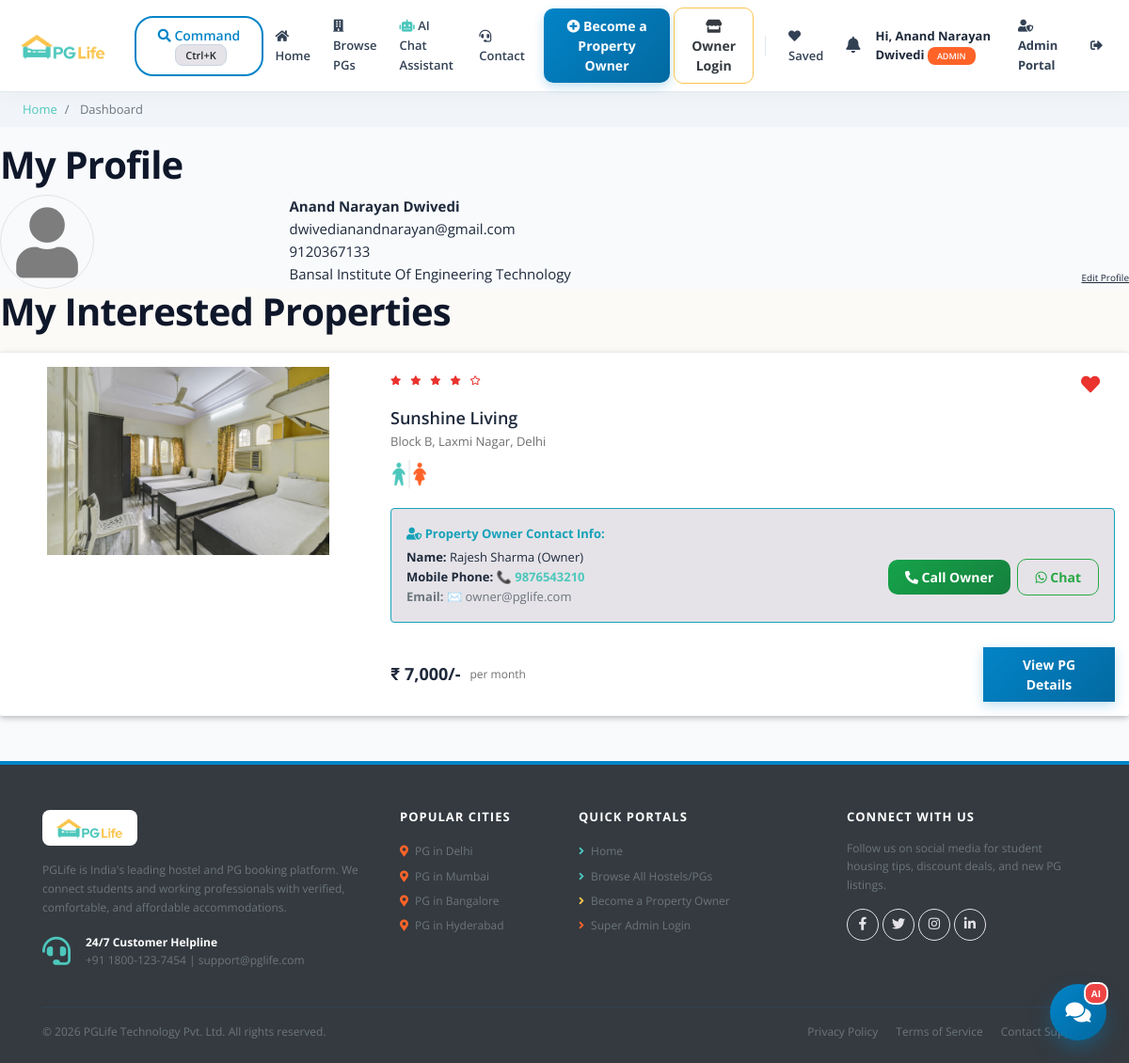
Page /dashboard.php (signed in) on the committed database.
### tables this page shows
CREATE TABLE `users` (
  `id` int(11) NOT NULL AUTO_INCREMENT,
  `email` varchar(255) NOT NULL,
  `password` varchar(255) NOT NULL,
  `full_name` varchar(255) NOT NULL,
  `phone` varchar(20) NOT NULL,
  `gender` varchar(10) NOT NULL,
  `college_name` varchar(255) NOT NULL,
  `role` enum('user','owner','admin') NOT NULL DEFAULT 'user',
  `profile_image` varchar(255) DEFAULT NULL,
  `address` text DEFAULT NULL,
  `id_proof_doc` varchar(255) DEFAULT NULL,
  `id_verified` enum('unverified','pending','verified','rejected','deactivated_archived') NOT NULL DEFAULT 'unverified',
  `notification_prefs` varchar(255) DEFAULT '{"email":true,"push":true,"sms":false}',
  `deletion_status` enum('none','pending_approval','approved','rejected') DEFAULT 'none',
  `deletion_reason` text DEFAULT NULL,
  `deletion_requested_at` datetime DEFAULT NULL,
  `deletion_admin_remark` text DEFAULT NULL,
  `created_at` timestamp DEFAULT CURRENT_TIMESTAMP,
  PRIMARY KEY (`id`),
  UNIQUE KEY `email` (`email`)
);

CREATE TABLE `interested_users_properties` (
  `id` int(11) NOT NULL AUTO_INCREMENT,
  `user_id` int(11) NOT NULL,
  `property_id` int(11) NOT NULL,
  `move_in_date` date DEFAULT NULL,
  `room_preference` varchar(50) DEFAULT 'Single',
  `budget` int(11) DEFAULT 10000,
  `lead_status` enum('New','Contacted','Seat Reserved','Documents Pending','Booking Confirmed','Booking Cancelled','Not Interested','Closed') NOT NULL DEFAULT 'New',
  `notes` text DEFAULT NULL,
  `updated_at` timestamp DEFAULT CURRENT_TIMESTAMP ON UPDATE CURRENT_TIMESTAMP,
  PRIMARY KEY (`id`),
  KEY `user_id` (`user_id`),
  KEY `property_id` (`property_id`),
  CONSTRAINT `fk_iup_properties` FOREIGN KEY (`property_id`) REFERENCES `properties` (`id`) ON DELETE CASCADE,
  CONSTRAINT `fk_iup_users` FOREIGN KEY (`user_id`) REFERENCES `users` (`id`) ON DELETE CASCADE
);

CREATE TABLE `properties` (
  `id` int(11) NOT NULL AUTO_INCREMENT,
  `city_id` int(11) NOT NULL,
  `owner_id` int(11) DEFAULT NULL,
  `name` varchar(255) NOT NULL,
  `address` varchar(255) NOT NULL,
  `description` text NOT NULL,
  `gender` enum('male','female','unisex') NOT NULL,
  `rent` int(11) NOT NULL,
  `rating_clean` float(3,1) NOT NULL DEFAULT 4.0,
  `rating_food` float(3,1) NOT NULL DEFAULT 4.0,
  `rating_safety` float(3,1) NOT NULL DEFAULT 4.0,
  `status` enum('pending','approved','rejected','suspended') NOT NULL DEFAULT 'approved',
  `is_published` tinyint(1) NOT NULL DEFAULT 1,
  `is_pet_friendly` tinyint(1) NOT NULL DEFAULT 0,
  `near_college` varchar(255) DEFAULT NULL,
  `views_count` int(11) NOT NULL DEFAULT 0,
  `admin_notes` text DEFAULT NULL,
  `total_rooms` int(11) NOT NULL DEFAULT 10,
  `total_beds` int(11) NOT NULL DEFAULT 20,
  `total_seats` int(11) NOT NULL DEFAULT 20,
  `reserved_seats` int(11) NOT NULL DEFAULT 2,
  `occupied_seats` int(11) NOT NULL DEFAULT 12,
  `available_seats` int(11) NOT NULL DEFAULT 6,
  `monthly_vacancy` json DEFAULT NULL,
  `waiting_list_enabled` tinyint(1) NOT NULL DEFAULT 1,
  PRIMARY KEY (`id`),
  KEY `city_id` (`city_id`),
  KEY `owner_id` (`owner_id`),
  CONSTRAINT `fk_properties_cities` FOREIGN KEY (`city_id`) REFERENCES `cities` (`id`) ON DELETE CASCADE,
  CONSTRAINT `fk_properties_owner` FOREIGN KEY (`owner_id`) REFERENCES `users` (`id`) ON DELETE SET NULL
);

### dashboard.php (the view, shortened to what the rows shown need)
<?php
require "includes/database_connect.php";
$user_id = $_SESSION['user_id'];
$sql_1 = "SELECT * FROM users WHERE id = $user_id";
$result_1 = mysqli_query($conn, $sql_1);
$user = mysqli_fetch_assoc($result_1);
$sql_2 = "SELECT iup.*, p.*, p.id AS property_id, p.name AS name, p.address AS address,
                 o.full_name AS owner_name, o.phone AS owner_phone, o.email AS owner_email
          FROM interested_users_properties iup
          INNER JOIN properties p ON iup.property_id = p.id
          LEFT JOIN users o ON p.owner_id = o.id
          WHERE iup.user_id = $user_id
          ORDER BY iup.id DESC";
$result_2 = mysqli_query($conn, $sql_2);
$interested_properties = mysqli_fetch_all($result_2, MYSQLI_ASSOC);
?>
<!DOCTYPE html>
<html lang="en">
<head>
    <?php
    include "includes/head_links.php";
    ?>
    <link href="css/dashboard.css" rel="stylesheet" />
</head>
<body>
    <?php
    include "includes/header.php";
    ?>
    <div class="my-profile page-container">
        <h1>My Profile</h1>
        <div class="row">
            <div class="col-md-9">
                <div class="row no-gutters justify-content-between align-items-end">
                    <div class="profile">
                        <div class="name"><?= $user['full_name'] ?></div>
                        <div class="email"><?= $user['email'] ?></div>
                        <div class="phone"><?= $user['phone'] ?></div>
                        <div class="college"><?= $user['college_name'] ?></div>
                    </div>
                </div>
            </div>
        </div>
    </div>
    <?php
    if (count($interested_properties) > 0) {
    ?>
        <div class="my-interested-properties">
            <div class="page-container">
                <h1>My Interested Properties</h1>
                <?php
                foreach ($interested_properties as $property) {
                    $property_images = glob("img/properties/" . $property['id'] . "/*");
                ?>
                    <div class="property-card property-id-<?= $property['id'] ?> row">
                        <div class="image-container col-md-4">
                            <img src="<?= !empty($property_images) ? $property_images[0] : 'img/properties/1/46ebbb537aa9fb0a.jpg'; ?>" onerror="this.src='img/properties/1/46ebbb537aa9fb0a.jpg'" />
                        </div>
                        <div class="content-container col-md-8">
                            <div class="row no-gutters justify-content-between">
                                <?php
                                $total_rating = ($property['rating_clean'] + $property['rating_food'] + $property['rating_safety']) / 3;
                                $total_rating = round($total_rating, 1);
                                ?>
                                <div class="star-container" title="<?= $total_rating ?>">
                                    <?php
                                    $rating = $total_rating;
                                    for ($i = 0; $i < 5; $i++) {
                                        if ($rating >= $i + 0.8) {
                                    ?>
                                            <i class="fas fa-star"></i>
                                        <?php
                                        } elseif ($rating >= $i + 0.3) {
                                        ?>
                                            <i class="fas fa-star-half-alt"></i>
                                        <?php
                                        } else {
                                        ?>
                                            <i class="far fa-star"></i>
                                    <?php
                                        }
                                    }
                                    ?>
                                </div>
                                <div class="interested-container">
                                    <i class="is-interested-image fas fa-heart" property_id="<?= $property['id'] ?>"></i>
                                </div>
                            </div>
                            <div class="detail-container">
                                <div class="property-name"><?= htmlspecialchars($property['name']) ?></div>
                                <div class="property-address"><?= htmlspecialchars($property['address']) ?></div>
                                <div class="property-gender">
                                    <?php
                                    if ($property['gender'] == "male") {
                                    ?>
                                        <img src="img/male.png">
                                    <?php
                                    } elseif ($property['gender'] == "female") {
                                    ?>
                                        <img src="img/female.png">
                                    <?php
                                    } else {
                                    ?>
                                        <img src="img/unisex.png">
                                    <?php
                                    }
                                    ?>
                                </div>
                                <?php
                                $o_name = !empty($property['owner_name']) ? $property['owner_name'] : 'Rajesh Sharma (Owner)';
                                $o_phone = !empty($property['owner_phone']) ? $property['owner_phone'] : '9876543210';
                                $o_email = !empty($property['owner_email']) ? $property['owner_email'] : 'owner@pglife.com';
                                ?>
                                <div class="owner-contact-box mt-3 p-3 bg-light rounded border border-info" style="font-size: 13px;">
                                    <div class="font-weight-bold text-info mb-1"><i class="fas fa-user-shield"></i> Property Owner Contact Info:</div>
                                    <div class="row align-items-center">
                                        <div class="col-md-7">
                                            <div><strong>Name:</strong> <?= htmlspecialchars($o_name); ?></div>
                                            <div><strong>Mobile Phone:</strong> <span class="text-primary font-weight-bold">📞 <?= htmlspecialchars($o_phone); ?></span></div>
                                            <div class="text-muted"><strong>Email:</strong> ✉️ <?= htmlspecialchars($o_email); ?></div>
                                        </div>
                                        <div class="col-md-5 text-right mt-2 mt-md-0">
                                            <a href="tel:<?= $o_phone; ?>" class="btn btn-sm btn-success font-weight-bold mr-1">
                                                <i class="fas fa-phone-alt"></i> Call Owner
                                            </a>
                                            <a href="https://wa.me/91<?= $o_phone; ?>" target="_blank" class="btn btn-sm btn-outline-success font-weight-bold">
                                                <i class="fab fa-whatsapp"></i> Chat
                                            </a>
                                        </div>
                                    </div>
                                </div>
                            </div>
                            <div class="row no-gutters mt-3 align-items-center">
                                <div class="rent-container col-6">
                                    <div class="rent">₹ <?= number_format($property['rent']) ?>/-</div>
                                    <div class="rent-unit">per month</div>
                                </div>
                                <div class="button-container col-6 text-right">
                                    <a href="property_detail.php?property_id=<?= $property['property_id'] ?>" class="btn btn-primary font-weight-bold">View PG Details</a>
                                </div>
                            </div>
                        </div>
                    </div>
                <?php
                }
                ?>
            </div>
        </div>
    <?php
    }
    ?>
</body>
</html>

### includes/header.php (shortened to what the rows shown need)
<?php
require_once __DIR__ . '/rbac.php';
$current_user = get_logged_in_user();
?>
<div class="header sticky-top">
    <nav class="navbar navbar-expand-lg navbar-light py-2">
        <div class="collapse navbar-collapse justify-content-end" id="my-navbar">
            <ul class="navbar-nav align-items-center">
                <li class="nav-item">
                    <a class="nav-link" href="index.php"><i class="fas fa-home"></i> Home</a>
                </li>
                <li class="nav-item">
                    <a class="nav-link" href="property_list.php?city=Delhi"><i class="fas fa-building"></i> Browse PGs</a>
                </li>
                <li class="nav-item">
                    <a class="nav-link" href="#" onclick="event.preventDefault(); toggleChatbot();"><i class="fas fa-robot text-primary"></i> AI Chat Assistant</a>
                </li>
                <li class="nav-item">
                    <a class="nav-link" href="#" data-toggle="modal" data-target="#modalContact"><i class="fas fa-headset"></i> Contact</a>
                </li>
                <li class="nav-item ml-lg-2">
                    <button class="btn btn-sm btn-primary font-weight-bold text-white" data-toggle="modal" data-target="#modalOwnerRegister">
                    </button>
                </li>
                <li class="nav-item ml-1">
                    <button class="btn btn-sm btn-outline-warning text-dark font-weight-bold" data-toggle="modal" data-target="#modalOwnerLogin">
                    </button>
                </li>
                <?php if (!$current_user) { ?>
                    <li class="nav-item">
                        <a class="nav-link" href="#" data-toggle="modal" data-target="#signup-modal">
                            <i class="fas fa-user-plus"></i> Register
                        </a>
                    </li>
                    <li class="nav-item">
                        <a class="nav-link" href="#" data-toggle="modal" data-target="#login-modal">
                            <i class="fas fa-sign-in-alt"></i> User Login
                        </a>
                    </li>
                <?php } else { ?>
                    <li class="nav-item">
                        <a class="nav-link text-danger" href="profile.php?tab=saved" title="Wishlist / Favorites">
                            <i class="fas fa-heart"></i> Saved
                        </a>
                    </li>
                    <li class="nav-item position-relative mr-1">
                        <button class="btn btn-link nav-link position-relative text-dark p-2" id="notifBellBtn" onclick="toggleNotifDropdown(event)" style="border: none; background: transparent;">
                            <i class="fas fa-bell fa-lg"></i>
                        </button>
                    </li>
                    <div class='nav-name mr-2 font-weight-bold' style="font-size: 13px;">
                        Hi, <?php echo htmlspecialchars($current_user['full_name']); ?>
                        <span class="badge <?php echo $current_user['role'] === 'admin' ? 'badge-danger' : ($current_user['role'] === 'owner' ? 'badge-warning' : 'badge-info'); ?>" style="font-size: 9px; text-transform: uppercase;">
                            <?php echo $current_user['role']; ?>
                        </span>
                    </div>
                    <li class="nav-item">
                        <?php if ($current_user['role'] === 'admin') { ?>
                            <a class="nav-link font-weight-bold text-danger" href="admin_portal.php"><i class="fas fa-user-shield"></i> Admin Portal</a>
                        <?php } elseif ($current_user['role'] === 'owner') { ?>
                            <a class="nav-link font-weight-bold text-warning" href="owner_dashboard.php"><i class="fas fa-store"></i> Owner Dashboard</a>
                        <?php } else { ?>
                            <a class="nav-link font-weight-bold" href="profile.php"><i class="fas fa-user-circle"></i> Profile</a>
                        <?php } ?>
                    </li>
                    <li class="nav-item ml-1">
                        <a class="nav-link text-muted" href="logout.php"><i class="fas fa-sign-out-alt"></i></a>
                    </li>
                <?php } ?>
            </ul>
        </div>
    </nav>
</div>

### rows in the picture
users: full_name "Anand Narayan Dwivedi", role "ADMIN", email "dwivedianandnarayan@gmail.com", phone "9120367133", college_name "Bansal Institute Of Engineering Technology"
interested_users_properties: property.name "Sunshine Living", property.address "Block B, Laxmi Nagar, Delhi", users.full_name "Rajesh Sharma (Owner)", users.phone "9876543210", users.email "owner@pglife.com", property.rent "7,000"
